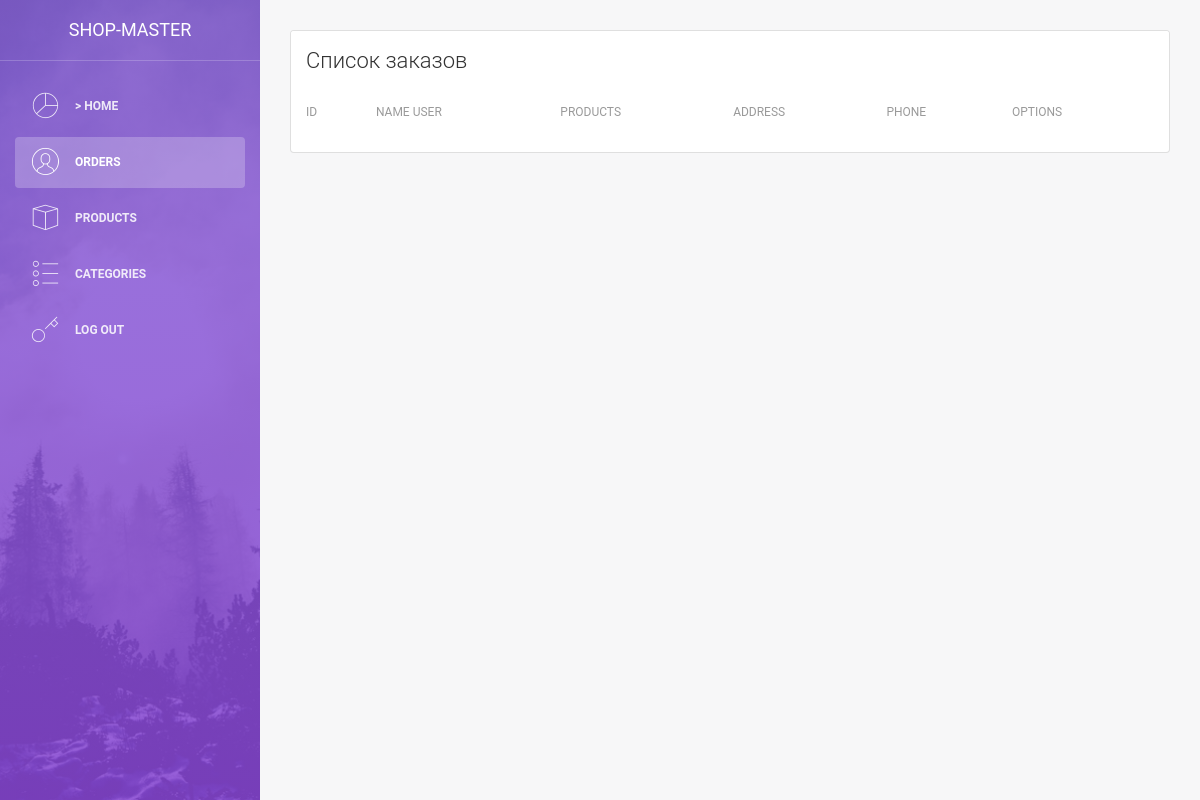
The app's page /admin/orders.php, older data.
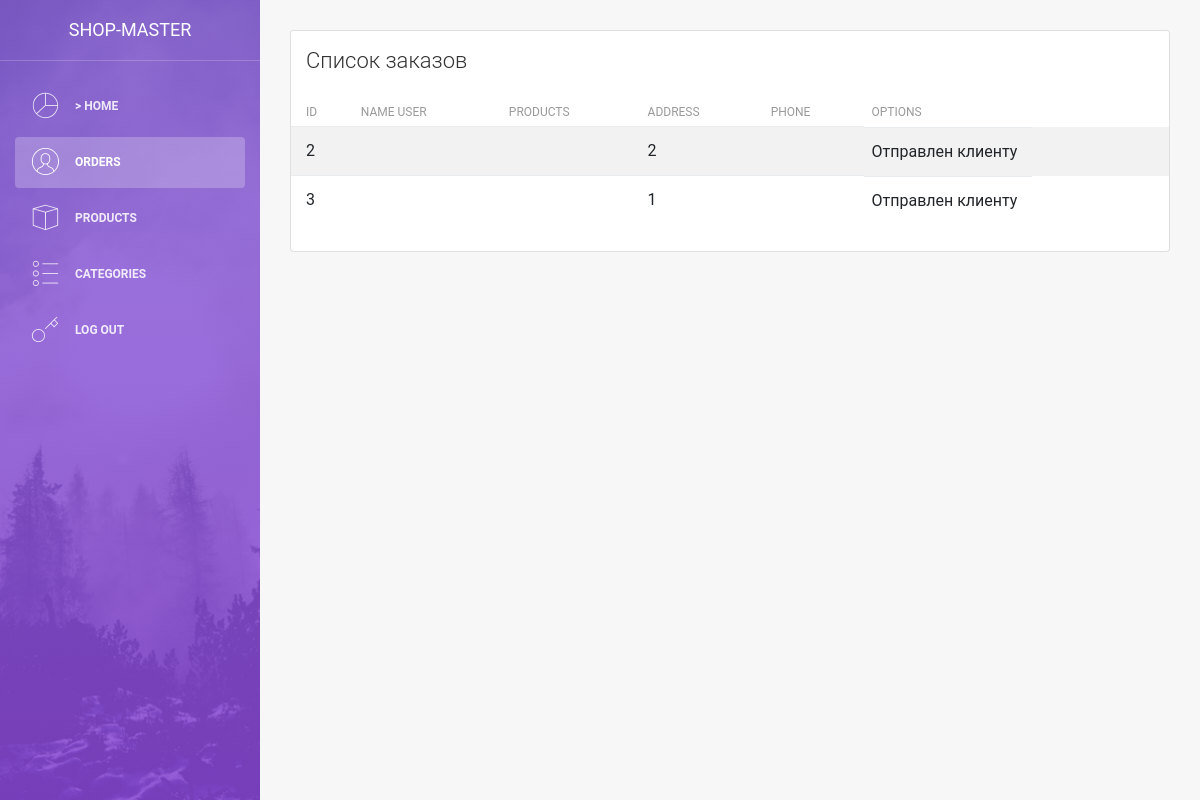
The same page, newer data.
### tables this page shows
CREATE TABLE `orders` (
  `id` int(11) NOT NULL,
  `user_id` int(11) NOT NULL,
  `products` text NOT NULL,
  `create_at` datetime NOT NULL DEFAULT current_timestamp(),
  `address` text NOT NULL,
  `Phone` text NOT NULL,
  `name` text NOT NULL
);

### admin/orders.php (the view, shortened to what this page needs)
<?php
    include "parts/header.php";
    include $_SERVER['DOCUMENT_ROOT'] ."/configs/db.php";
 ?>
 <div class="row">
    <div class="col-md-12">
        <div class="card strpied-tabled-with-hover">
            <div class="card-header ">
                <h4 class="card-title">Список заказов</h4>
            </div>
            <div class="card-body table-full-width table-responsive">
                <table class="table table-hover table-striped">
                    <thead>
                        <th>ID</th>
                        <th>Name User</th>
                        <th>Products</th>
                        <th>Address</th>
                        <th>Phone</th>
                        <th>Options</th>
                    </thead>
                    <tbody>
                    	<?php
                    		$sql = "SELECT * FROM orders";
						    $result = $connect->query($sql);
						    while($orders = mysqli_fetch_assoc($result)) {
						    	$sqlUs = "SELECT * FROM users WHERE id=" . $orders["user_id"];
						    	$resultUs = $connect->query($sqlUs);
						    	$user = mysqli_fetch_assoc($resultUs);
						    	?>
						    	<tr>
		                            <td><?php echo $orders["id"]; ?></td>
		                            <td><?php echo $user['login']; ?></td>
		                            <td>
		                        	</td>
		                            <td><?php echo $orders['address']; ?></td>
		                            <td><?php echo $user['phone']; ?></td>
		                            <td>
		                            	<?php
		                            		if($orders['status'] == 'Новый') {
		                            			?>
		                            			<form action="modules/products/edit_status.php" method="post">
				                            	<select class="form-control" name="status">
												  <option><?php echo $orders['status'] ?></option>
												  <option>Отправлен клиенту</option>
												</select>
												<input name="orderId" type="hidden" value="<?php echo $orders["id"]; ?>">
												<button type="submit" class="btn btn-primary">Изменить</button>
											</form>
											<?php
		                            		} else {
		                            			echo "Отправлен клиенту";
		                            		}
		                            	 ?>
									</td>
		                        </tr>
						    	<?php
						    }
                    	 ?>
                    </tbody>
                </table>
            </div>
        </div>
    </div>
</div>
 <?php
    include "parts/footer.php";
?>

Row changes from the older to the newer data that the page shows:
added orders: id "2", address "2", shows "Отправлен клиенту"
added orders: id "3", address "1", shows "Отправлен клиенту"
